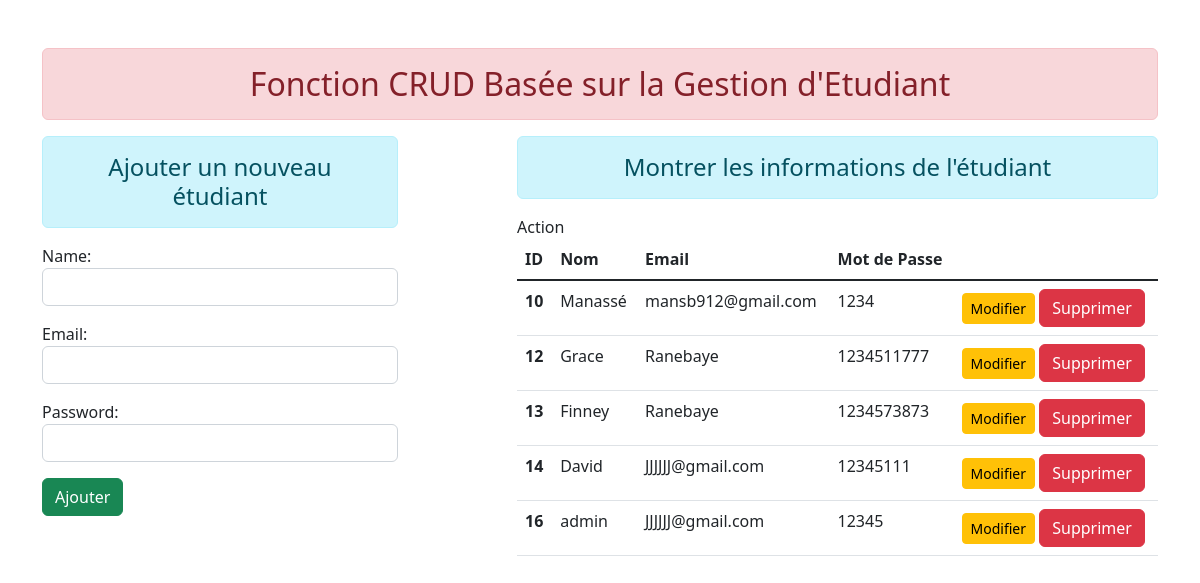
The page / on the database its author committed.
### etudiant/models.py (models this page shows)
class User(models.Model):
    name = models.CharField(max_length=70)
    email = models.CharField(max_length=100)
    password = models.CharField(max_length=100)

### etudiant/views.py (the view)
# urls.py: path('',views.add_show, name = "addandshow"),
def add_show(request):
    if request.method == 'POST':
        fm = StudentRegistration(request.POST)
        if fm.is_valid():
            nm = fm.cleaned_data['name']
            em = fm.cleaned_data['email']
            pw = fm.cleaned_data['password']
            reg = User(name = nm, email = em, password = pw )
            reg.save()
            fm = StudentRegistration()
    else:
        fm = StudentRegistration()
    stud = User.objects.all()
    return render(request, 'etudiant/addandshow.html', {'form':fm, 'stu':stud})

### etudiant/forms.py
class StudentRegistration(forms.ModelForm):
    class Meta:
        model = User
        fields = ['name' , 'email' , 'password']
        widgets = {
            'name': forms.TextInput(attrs={'class': 'form-control'}),
            'email': forms.TextInput(attrs={'class': 'form-control'}),
            'password': forms.PasswordInput(render_value=True, attrs={'class': 'form-control'}),
        }

### etudiant/templates/etudiant/addandshow.html (shortened to what this page needs)
{% extends 'etudiant/base.html' %}
{%block content %}
<div class= "row">
    <div class="col-sm-4">
        <h4 class="text-center alert alert alert-info"> Ajouter un nouveau étudiant </h4>
            <form action="" method="POST">
                {{ form.as_p }}
                <input type="submit" class="btn btn-success" value = "Ajouter" >
            </form>
    </div>
    <div class="col-sm-7 offset-1">
        <h4 class="text-center alert alert alert-info"> Montrer les informations de l'étudiant </h4>
        {% if stu %}
        <table class="table table-hover">
            <thead>
              <tr>
                <th scope="col">ID</th>
                <th scope="col">Nom</th>
                <th scope="col">Email</th>
                <th scope="col">Mot de Passe</th>
                <th scope="col"></th>Action </th>
              </tr>
            </thead>
            <tbody class="table-group-divider">
                {% for st in stu %}
              <tr>
                <th scope="row">{{st.id}}</th>
                <td>{{st.name}}</td>
                <td>{{st.email}}</td>
                <td>{{st.password}}</td>
                <td>
                    <a href="{% url 'updatedata' st.id %}" class="btn btn-warning btn-sm">Modifier</a>
                    <form action="{% url 'deletedata' st.id%}" method="post" class="d-inline"> {% csrf_token %}
                      <input type="submit" class="btn btn-danger" value="Supprimer">
                    </form>
                  </tr>
              {% endfor %}
                         </tbody>
          </table>
        {% else %}
        <h4 class="text-center alert alert-warning"> Pas d'enregistrement </h4>
        {% endif %}
    </div>
</div>
{%endblock content %}

### etudiant/templates/etudiant/base.html (shortened to what this page needs)
<!DOCTYPE html>
{% load static %}
<html lang="en">
<head>
    <link rel="stylesheet" href="{% static 'etudiant/css/bootstrap.css' %}">
</head>
<body>
    <div class="container mt-5">
        <h2 class="text-center alert alert-danger">Fonction CRUD Basée sur la Gestion d'Etudiant</h2>
        {% block content%} {% endblock content%}
    </div>
</body>
</html>

### rows shown on the page
User: id "10", name "Manassé", email "mansb912@gmail.com", password "1234"
User: id "12", name "Grace", email "Ranebaye", password "1234511777"
User: id "13", name "Finney", email "Ranebaye", password "1234573873"
User: id "14", name "David", email "JJJJJJ@gmail.com", password "12345111"
User: id "16", name "admin", email "JJJJJJ@gmail.com", password "12345"
